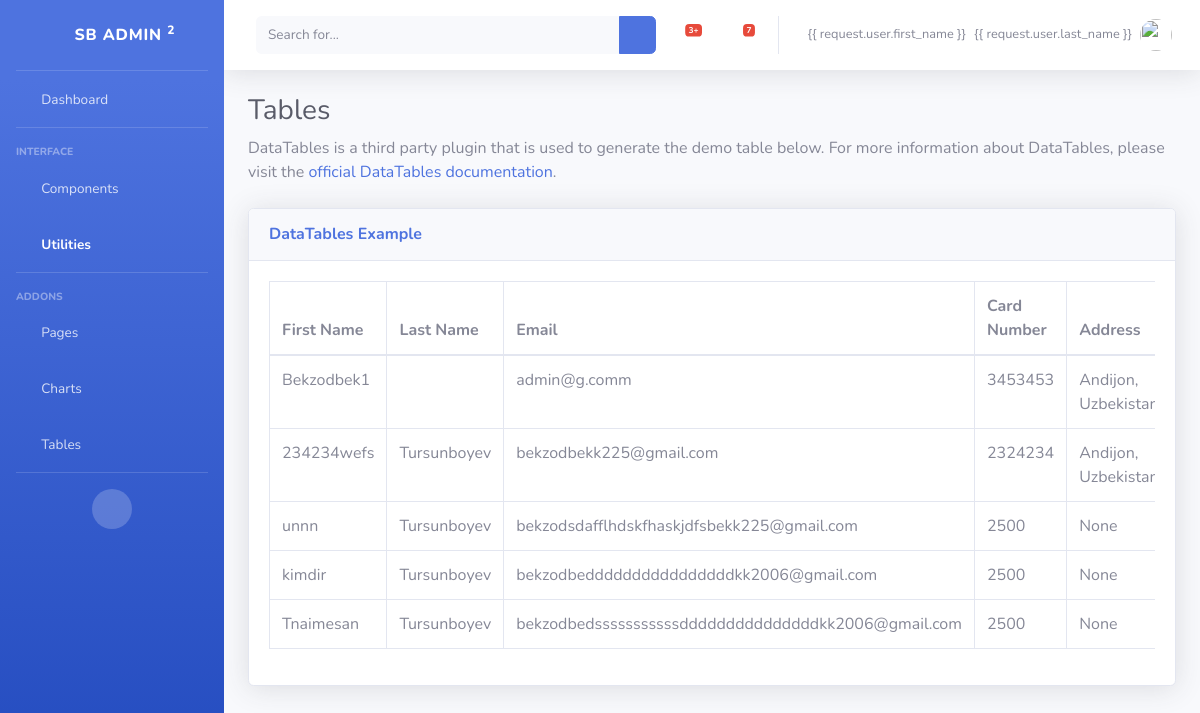
The page /dashboard/tables/ (signed in) on the database its author committed.
### furnapp/models.py (models this page shows, shortened)
class MyUser(AbstractUser):
    username = None
    email = models.EmailField(unique=True)
    USERNAME_FIELD = 'email'
    REQUIRED_FIELDS = []
    is_organiser = models.BooleanField(default=False)
    is_agent = models.BooleanField(default=False)

class Profile(models.Model):
    class Meta:
        verbose_name = "My Profile"
        verbose_name_plural = "Profile"
    custom_user = models.OneToOneField(MyUser, on_delete=models.CASCADE)
    image = models.ImageField(default="arrivals5.png", upload_to="profile")
    bio = models.CharField(max_length=100, default="bio", null=True, blank=True)
    card_number = models.IntegerField(default=2500, null=True,blank=True)
    address = models.CharField(max_length=200, null=True, blank=True)
    mobile_number = models.IntegerField(default=998931742328, null=True, blank=True)

### dashboard/views.py (the view)
# urls.py: path('tables/', tables, name='tables'),
def tables(request):
    if 'user' in request.GET:
        search = request.GET['user']
        full_search = Q(Q(first_name__icontains=search) | Q(Q(email__icontains=search)))
        profile_search = Q(Q(mobile_number__icontains=search))
        user = User.objects.filter(full_search)
        profile = Profile.objects.filter(profile_search)
    else:
        user = User.objects.all()
    context={
        "user":user
    }
    return render(request, 'dashboard/includes/tables.html', context)

### templates/dashboard/includes/tables.html (shortened to what this page needs)
{% extends 'dashboard/layouts/base.html' %}
{% block contend %}
                <div class="container-fluid">
                    <h1 class="h3 mb-2 text-gray-800">Tables</h1>
                    <p class="mb-4">DataTables is a third party plugin that is used to generate the demo table below.
                        For more information about DataTables, please visit the <a target="_blank"
                            href="https://datatables.net">official DataTables documentation</a>.</p>
                    <div class="card shadow mb-4">
                        <div class="card-header py-3">
                            <h6 class="m-0 font-weight-bold text-primary">DataTables Example</h6>
                        </div>
                        <div class="card-body">
                            <div class="table-responsive">
                                <table class="table table-bordered" id="dataTable" width="100%" cellspacing="0">
                                    <thead>
                                        <tr>
                                            <th>First Name</th>
                                            <th>Last Name</th>
                                            <th>Email</th>
                                            <th>Card Number</th>
                                            <th>Address</th>
                                        </tr>
                                    </thead>
                                    <tbody>
                                        {% for user in user  %}
                                        <tr>
                                            <td>{{ user.first_name }}</td>
                                            <td>{{ user.last_name }}</td>
                                            <td>{{ user.email }}</td>
                                            <td>{{ user.profile.card_number }}</td>
                                            <td>{{ user.profile.address }}</td>
                                        </tr>
                                        {% endfor %}
                                    </tbody>
                                </table>
                            </div>
                        </div>
                    </div>
                </div>
{% endblock %}

### rows shown on the page
MyUser: first_name "Bekzodbek1", email "admin@g.comm", profile.card_number "3453453", profile.address "Andijon,…"
MyUser: first_name "234234wefs", last_name "Tursunboyev", email "bekzodbekk225@gmail.com", profile.card_number "2324234", profile.address "Andijon,…"
MyUser: first_name "unnn", last_name "Tursunboyev", email "bekzodsdafflhdskfhaskjdfsbekk225@gmail.com", profile.card_number "2500", profile.address "None"
MyUser: first_name "kimdir", last_name "Tursunboyev", email "bekzodbeddddddddddddddddkk2006@gmail.com", profile.card_number "2500", profile.address "None"
MyUser: first_name "Tnaimesan", last_name "Tursunboyev", email "bekzodbedsssssssssssdddddddddddddddkk2006@gmail.com", profile.card_number "2500", profile.address "None"
